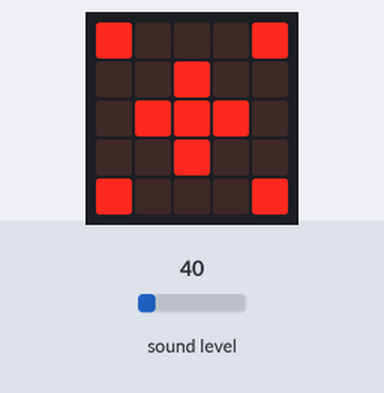
Bench run of a program on a simulated BBC micro:bit (MakeCode). Shown: the board's 5×5 LED display. The inputs (shaded band) are chosen by the test bench; at power-on: sound level 40.

Above: at 1.2 s.
1.3 s: sound level set to 5
At 2.7 s:
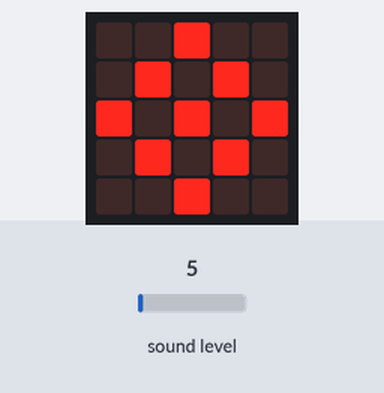
3.1 s: sound level set to 44
4.6 s: sound level set to 47
At 5.3 s:
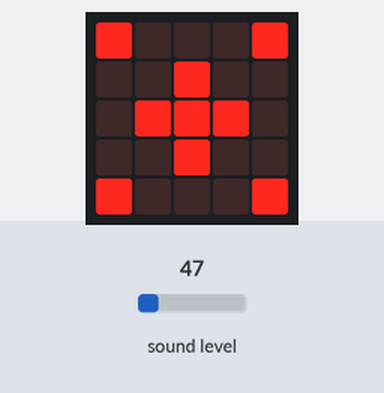
6.1 s: sound level set to 42
At 7.2 s:
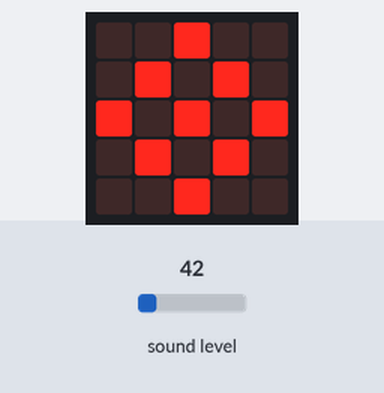
Timing chart, 0 to 8.8 s (numbered marks = the images above; inputs shaded):
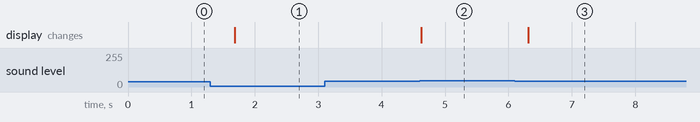

Measured:
- the behaviour switches between 44 and 45 on sound level (found by bisection; images 1 and 2)
- after the input at 1.3 s, the display: changes after 0.38 s (image 1)
- after the input at 3.1 s, every drawn part: stays the same
- after the input at 4.6 s, the display: changes at once (image 2)
- after the input at 6.1 s, the display: changes after 0.21 s (image 3)

The program:

main.ts
```typescript
basic.forever(function () {
    if (input.soundLevel() == 0) {
        basic.showLeds(`
            # . # . #
            . # . # .
            . . . . .
            . # . # .
            # . # . #
            `)
    } else if (input.soundLevel() == 40) {
        basic.showLeds(`
            # . . . #
            . . # . .
            . # # # .
            . . # . .
            # . . . #
            `)
    } else if (input.soundLevel() < 45) {
        basic.showLeds(`
            . . # . .
            . # . # .
            # . # . #
            . # . # .
            . . # . .
            `)
    } else if (input.soundLevel() < 50) {
        basic.showLeds(`
            # . . . #
            . . # . .
            . # # # .
            . . # . .
            # . . . #
            `)
    } else if (input.soundLevel() < 60) {
        basic.showLeds(`
            . . # . .
            . # . # .
            # . # . #
            . # . # .
            . . # . .
            `)
    } else if (input.soundLevel() < 65) {
        basic.showLeds(`
            # . . . #
            . . # . .
            . # # # .
            . . # . .
            # . . . #
            `)
    } else if (input.soundLevel() < 70) {
        basic.showLeds(`
            . . # . .
            . # . # .
            # . # . #
            . # . # .
            . . # . .
            `)
    } else {

    }
})
```

test.ts
```typescript
// テストはここに来ます。このパッケージが拡張機能として使用されるときにはコンパイルされません。
```
